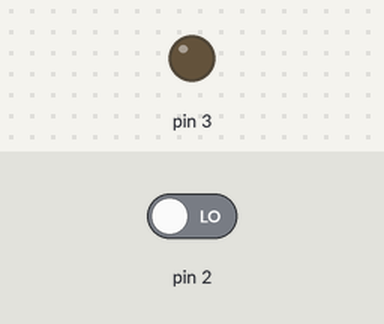
Recording of a sketch running on a simulated Arduino Uno, built with avr-gcc and run on an emulated ATmega328P. Parts: output pins drawn as LEDs (lit = HIGH). Inputs (shaded band) come from the test bench; at power-on: pin 2 LOW. What the sketch prints to the serial monitor is not drawn.

Above: at 1.2 s.
1.3 s: pin 2 driven HIGH
At 2.5 s:
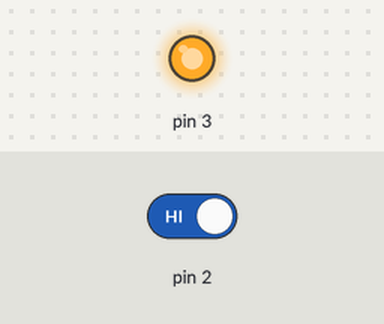
2.8 s: pin 2 driven LOW
Timing chart, 0 to 5.8 s (numbered marks = the images above; inputs shaded):
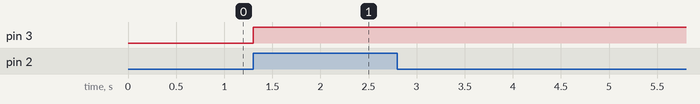

The sketch:

misura-tempo.ino
```cpp
int bt, pvbt;
unsigned long t1, delta;

void setup() {
  Serial.begin(9600);
  pinMode(2, INPUT);
  pinMode(3, OUTPUT);
}

void loop() {
  bt = digitalRead(2);

  if (bt && !pvbt) {
    Serial.println("FDS");
    digitalWrite(3, HIGH);
    t1 = millis();
  }

  if (bt && pvbt) {
    Serial.print(".");
  }

  if (!bt && pvbt) {
    Serial.println("\nFDD");
    delta = millis() - t1;
    Serial.print("t: ");Serial.println(delta);
    delay(300);
  }

  pvbt = bt;
}
```

Measured:
- after the input at 1.3 s, pin 3: LOW → HIGH at once
- after the input at 2.8 s, every drawn part: stays the same
